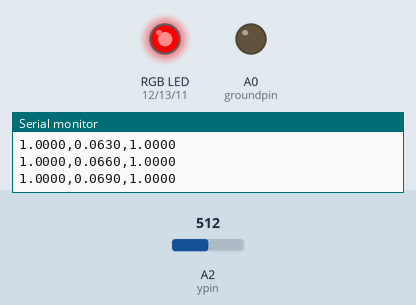
A sketch run on a simulated Arduino Uno, built with avr-gcc and run on an emulated ATmega328P. On the bench: an RGB LED mixed from three pins (HIGH = lit), output pins drawn as LEDs (lit = HIGH), the last lines printed to the serial monitor. The test bench sets the inputs (shaded band); at power-on: A2 (ypin) = 512. Dim RGB values are drawn brighter than linear; pins used as bus, display or sensor lines are not drawn.

Above: at 1.2 s.
1.3 s: A2 (ypin) set to 122
At 3.14 s:
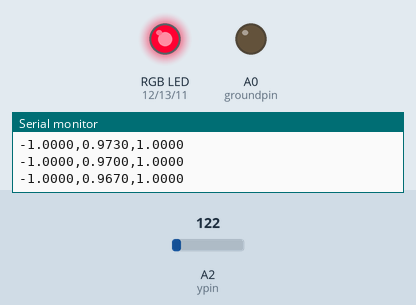
4.3 s: A2 (ypin) set to 247
7.3 s: A2 (ypin) set to 273
At 8.1 s:
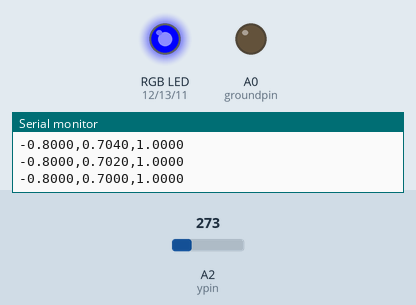
10.3 s: A2 (ypin) set to 306
At 10.46 s:
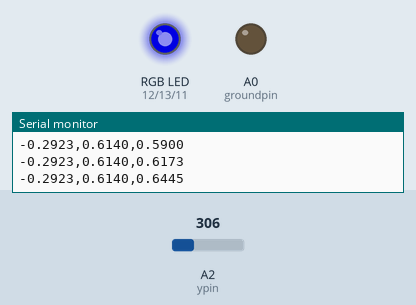
13.3 s: A2 (ypin) set to 299
14.8 s: A2 (ypin) set to 55
At 15.7 s:
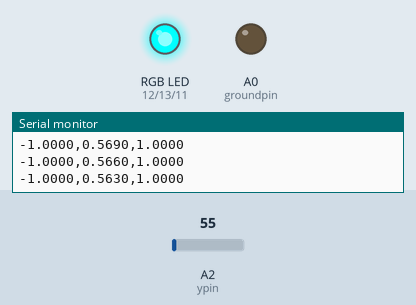
Timing chart, 0 to 20.5 s (numbered marks = the images above; inputs shaded):
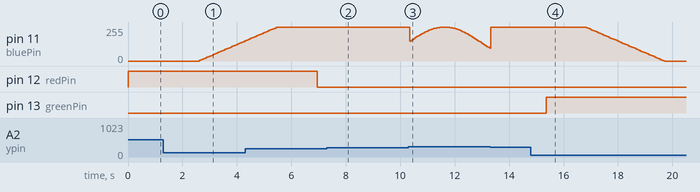

The sketch:

rgb-adxl335.ino
```cpp
// PINS - ACCELEROMETER

int xpin = A3;
int ypin = A2;
int zpin = A1;
int groundpin = A0;
int powerpin = A4;

// PINS - RGB

int redPin = 12;
int greenPin = 13;
int bluePin = 11;

// CONFIGURATION

float loopDelay = 50;
float tiltThreshold = 0.4;
float hueStep = 0.003;
float strobeStep = 0.01;
float strobeAmplitude = 7.0 / 8.0;

// STATE

float h = 0;
float v = 1;
float strobePhase = 0;
float isStrobing = 1;

struct RGB {
    float r, g, b;
};

// SETUP

void setup() {
  Serial.begin(9600);

  setupADXL335();
  setupRGBLED();

  Serial.println("y,h,v");
}

void setupADXL335() {
  pinMode(groundpin, OUTPUT);
  pinMode(powerpin, OUTPUT);
  digitalWrite(groundpin, LOW);
  digitalWrite(powerpin, HIGH);
}

void setupRGBLED() {
  pinMode(redPin, OUTPUT);
  pinMode(greenPin, OUTPUT);
  pinMode(bluePin, OUTPUT);
}

void loop() {
  // input
  float y = readAxis(ypin);

  // calculation
  float h = calculateHue(y);
  float v = calculateValue();
  RGB rgb = hsvToRgb(h, 1, v);

  // output
  print(y, h, v);
  writeRGB(rgb);

  delay(loopDelay);
}

// INPUT

float readAxis(int pin) {
  int offset = 325;
  float max = 65.0;
  float value = (analogRead(pin) - offset) / max;
  return max(min(value, 1), -1);
}

// CALCULATION

float calculateHue(float tilt) {
  if (abs(tilt) >= tiltThreshold) {
    float m = tilt / abs(tilt) * ((abs(tilt) - tiltThreshold) / (1 - tiltThreshold));
    h = h + hueStep * m;
    isStrobing = false;
  } else {
    isStrobing = true;
  }

  h = h - floor(h);

  return h;
}

float calculateValue() {
  if (isStrobing) {
    strobePhase = strobePhase >= 1 ? 0 : strobePhase + strobeStep;
    v = strobeAmplitude * ((sin(strobePhase * 360 * DEG_TO_RAD) + 1) / 2) + (1 - strobeAmplitude);
  } else {
    v = 1;
  }
  return v;
}

RGB hsvToRgb(float h, float s, float v) {
  int i = floor(h * 6);
  float f = h * 6 - i;
  float p = v * (1 - s);
  float q = v * (1 - f * s);
  float t = v * (1 - (1 - f) * s);
  float r, g, b;

  switch (i % 6) {
    case 0: r = v, g = t, b = p; break;
    case 1: r = q, g = v, b = p; break;
    case 2: r = p, g = v, b = t; break;
    case 3: r = p, g = q, b = v; break;
    case 4: r = t, g = p, b = v; break;
    case 5: r = v, g = p, b = q; break;
  }

  return {
    .r = r * 255,
    .g = g * 255,
    .b = b * 255
  };
}

// OUTPUT

void print(float y, float h, float v) {
  Serial.print(y, 4);
  Serial.print(",");
  Serial.print(h, 4);
  Serial.print(",");
  Serial.print(v, 4);
  Serial.println();
}

void writeRGB(RGB rgb) {
  analogWrite(redPin, rgb.r);
  analogWrite(greenPin, rgb.g);
  analogWrite(bluePin, rgb.b);
}
```

Measured:
- the behaviour switches between 264 and 265 on A2 (ypin) (found by bisection; images 1 and 2)
- after the input at 1.3 s, pin 11 (bluePin): moves from 0/255 to 151/255 over 1.7 s, starting after 1.3 s; pin 13 (greenPin): stays LOW (without the input it goes to HIGH after 0.11 s)
- after the input at 7.3 s, pin 13 (greenPin): stays LOW (without the input it goes to HIGH after 2.5 s)
- after the input at 10.3 s, pin 13 (greenPin): stays LOW (without the input it goes to HIGH after 0.84 s)
- after the input at 14.8 s, pin 11 (bluePin): moves from 255/255 to 0/255 over 2.9 s, starting after 2.0 s; pin 13 (greenPin): LOW → HIGH after 0.57 s
